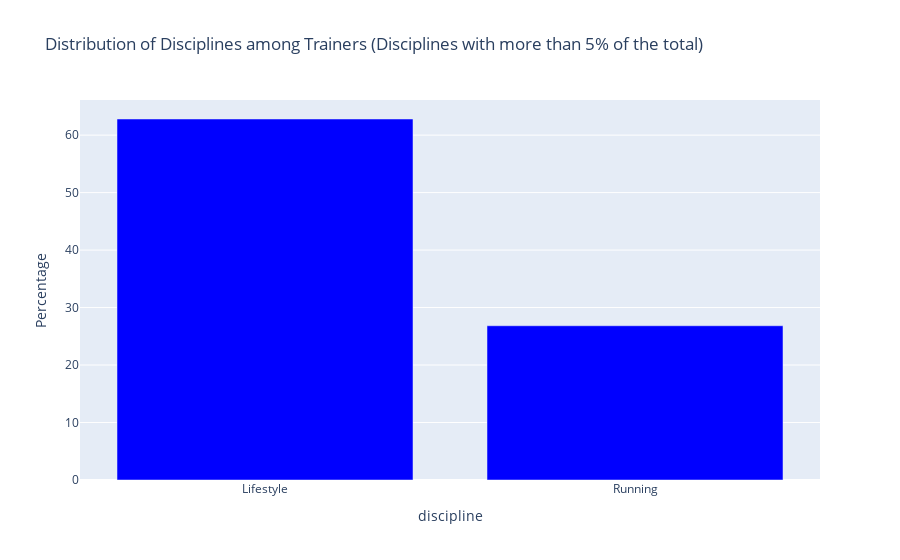

Notebook code cell kept with this figure:
### Code cell
discipline_percentages = trainers['discipline'].value_counts(normalize=True) * 100

representative_disciplines = discipline_percentages[discipline_percentages > 5]

filtered_trainers = trainers[trainers['discipline'].isin(representative_disciplines.index)]

fig = px.bar(representative_disciplines, 
             x=representative_disciplines.index, 
             y=representative_disciplines.values,
             labels={'y': 'Percentage', 'x': 'Discipline'},
             title='Distribution of Disciplines among Trainers (Disciplines with more than 5% of the total)',
             color_discrete_sequence=['blue']
             )

# Mostrar el gráfico
fig.show()

### Figure 1 — Plotly figure (JSON) as saved in the notebook; plotly's stock layout.template omitted (floating-point values rounded to 4 significant figures)
{"data": [{"alignmentgroup": "True", "hovertemplate": "discipline=%{x}<br>Percentage=%{y}<extra></extra>", "legendgroup": "", "marker": {"color": "blue", "pattern": {"shape": ""}}, "name": "", "offsetgroup": "", "orientation": "v", "showlegend": false, "textposition": "auto", "type": "bar", "x": ["Lifestyle", "Running"], "xaxis": "x", "y": [62.81, 26.84], "yaxis": "y"}], "layout": {"barmode": "relative", "legend": {"tracegroupgap": 0}, "title": {"text": "Distribution of Disciplines among Trainers (Disciplines with more than 5% of the total)"}, "xaxis": {"anchor": "y", "domain": [0, 1], "title": {"text": "discipline"}}, "yaxis": {"anchor": "x", "domain": [0, 1], "title": {"text": "Percentage"}}}}
